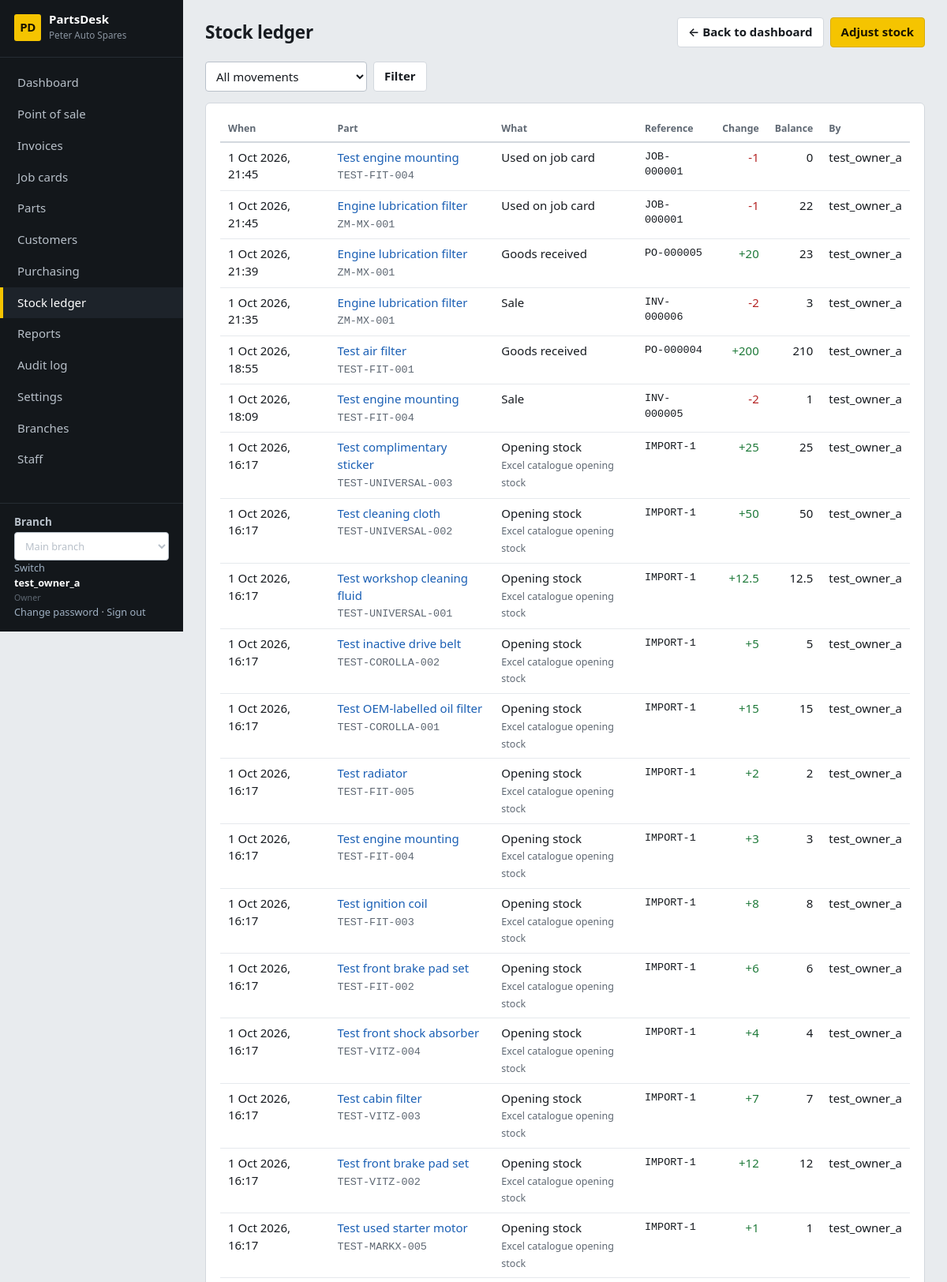
/stock/ledger/ (signed in, upper part), run on the app's committed database.
### core/models.py (models this page shows, shortened)
class ShopSettings(TrackedModel):
    tenant = models.OneToOneField(Tenant, on_delete=models.CASCADE, related_name="settings")
    shop_name = models.CharField(max_length=120, default="My Spare Parts Shop")
    address = models.TextField(blank=True)
    phone = models.CharField(max_length=60, blank=True)
    email = models.EmailField(blank=True)
    tax_id = models.CharField("Tax / TPIN number", max_length=60, blank=True)
    currency_symbol = models.CharField(max_length=8, default="$")
    tax_name = models.CharField(max_length=20, default="VAT")
    tax_rate = models.DecimalField("Tax rate %", max_digits=5, decimal_places=2, default=Decimal("0"))
    prices_include_tax = models.BooleanField(default=True, help_text="Untick if prices are entered before tax.")
    counter_max_discount = models.DecimalField(
        "Max discount % for counter staff", max_digits=5, decimal_places=2, default=Decimal("10"),
        help_text="Managers and the owner can exceed this.")
    default_labour_rate = models.DecimalField("Default labour rate per hour", max_digits=10, decimal_places=2, default=Decimal("0"))
    invoice_footer = models.CharField(max_length=200, blank=True, default="Thank you for your business.")
    class Meta:
        verbose_name_plural = "shop settings"
    @classmethod
    def get(cls, tenant):
        obj, _ = cls.objects.get_or_create(tenant=tenant)
        return obj

class User(AbstractUser):
    class Role(models.TextChoices):
        OWNER = "owner", "Owner"
        MANAGER = "manager", "Manager"
        COUNTER = "counter", "Counter sales"
        MECHANIC = "mechanic", "Mechanic"
        STOREKEEPER = "storekeeper", "Storekeeper"
    role = models.CharField(max_length=20, choices=Role.choices, default=Role.COUNTER)
    tenant = models.ForeignKey(Tenant, null=True, blank=True, on_delete=models.PROTECT, related_name="users")
    branches = models.ManyToManyField(Branch, blank=True, related_name="staff")
    @property
    def display_name(self):
        return self.get_full_name() or self.username

### stock/models.py (models this page shows)
class StockMovement(TrackedModel):
    class Reason(models.TextChoices):
        OPENING = "opening", "Opening stock"
        RECEIPT = "receipt", "Goods received"
        SALE = "sale", "Sale"
        RETURN_IN = "return_in", "Customer return"
        JOB_USE = "job_use", "Used on job card"
        JOB_RETURN = "job_return", "Returned from job card"
        ADJUSTMENT = "adjustment", "Stock adjustment"
    part = models.ForeignKey(Part, on_delete=models.PROTECT, related_name="movements")
    branch = models.ForeignKey(Branch, on_delete=models.PROTECT)
    quantity = models.DecimalField(max_digits=12, decimal_places=2, help_text="Signed: negative = stock out")
    quantity_after = models.DecimalField(max_digits=12, decimal_places=2)
    reason = models.CharField(max_length=20, choices=Reason.choices)
    reference = models.CharField(max_length=40, blank=True)
    unit_cost = models.DecimalField(max_digits=12, decimal_places=2, null=True, blank=True)
    note = models.CharField(max_length=200, blank=True)
    user = models.ForeignKey(settings.AUTH_USER_MODEL, null=True, blank=True, on_delete=models.SET_NULL)
    created_at = models.DateTimeField(default=timezone.now, db_index=True)
    class Meta:
        ordering = ["-created_at", "-id"]

### catalog/models.py (models this page shows, shortened)
class Part(TrackedModel):
    class Condition(models.TextChoices):
        NEW = "new", "New"
        USED = "used", "Used"
        REFURBISHED = "refurbished", "Refurbished"
    class PartType(models.TextChoices):
        OEM = "oem", "Genuine (OEM)"
        AFTERMARKET = "aftermarket", "Aftermarket"
    tenant = models.ForeignKey(Tenant, on_delete=models.PROTECT)
    sku = models.CharField("Part code (SKU)", max_length=40)
    barcode = models.CharField(max_length=64, blank=True, null=True)
    name = models.CharField(max_length=160)
    description = models.TextField(blank=True)
    category = models.ForeignKey(Category, null=True, blank=True, on_delete=models.SET_NULL)
    brand = models.CharField(max_length=60, blank=True)
    part_type = models.CharField(max_length=20, choices=PartType.choices, default=PartType.AFTERMARKET)
    condition = models.CharField(max_length=20, choices=Condition.choices, default=Condition.NEW)
    oem_number = models.CharField("OEM part number", max_length=60, blank=True, db_index=True)
    unit = models.CharField(max_length=20, default="each", help_text="each, set, pair, litre…")
    cost_price = models.DecimalField(max_digits=12, decimal_places=2, default=Decimal("0"))
    sell_price = models.DecimalField("Retail price", max_digits=12, decimal_places=2, default=Decimal("0"))
    trade_price = models.DecimalField("Trade price", max_digits=12, decimal_places=2, null=True, blank=True,
                                      help_text="Used for trade customers (garages, mechanics). Optional.")
    preferred_supplier = models.ForeignKey(Supplier, null=True, blank=True, on_delete=models.SET_NULL)
    fits = models.ManyToManyField(Vehicle, blank=True, related_name="parts")
    is_universal = models.BooleanField(default=False, help_text="Fits any vehicle (oil, bulbs, wipers…)")
    is_active = models.BooleanField(default=True)
    created_at = models.DateTimeField(auto_now_add=True)
    updated_at = models.DateTimeField(auto_now=True)
    class Meta:
        ordering = ["name"]
        constraints = [
            models.UniqueConstraint(fields=["tenant", "sku"], name="part_tenant_sku"),
            models.UniqueConstraint(fields=["tenant", "barcode"], name="part_tenant_barcode"),
        ]
    def get_absolute_url(self):
        return reverse("part_detail", args=[self.pk])

### stock/views.py (the view)
# urls.py: path("ledger/", views.MovementList.as_view(), name="movement_list"),
class MovementList(RoleRequiredMixin, ListView):
    allowed_roles = STOCK
    template_name = "stock/movement_list.html"
    context_object_name = "movements"
    paginate_by = 40
    def get_queryset(self):
        qs = StockMovement.objects.filter(branch=self.request.branch).select_related("part", "user")
        g = self.request.GET
        if optional_id(g.get("part")):
            qs = qs.filter(part_id=optional_id(g["part"]))
        if g.get("reason") in StockMovement.Reason.values:
            qs = qs.filter(reason=g["reason"])
        return qs
    def get_context_data(self, **kw):
        ctx = super().get_context_data(**kw)
        part = Part.objects.filter(pk=optional_id(self.request.GET.get("part")), tenant=self.request.tenant).first()
        ctx.update(page_title="Stock ledger", reasons=StockMovement.Reason.choices, part=part,
                   g=self.request.GET)
        return ctx

### core/audit.py (called while the page is built)
@contextmanager
def audit_context(**values):
    token = _current.set(dict(_current.get(), **values))
    try:
        yield
    finally:
        _current.reset(token)

def metadata(request):
    try:
        address = str(ip_address(request.META.get('REMOTE_ADDR', '')))
    except ValueError:
        address = None
    match = request.resolver_match
    return dict(request_id=request.audit_request_id, ip_address=address,
                route=(match.view_name if match else 'unmatched')[:100], method=request.method[:10])

### core/context.py (called while the page is built)
def shop(request):
    if not request.user.is_authenticated:
        return {}
    if request.branch is None:
        return {"shop": None, "nav": [], "branches": [], "active_branch": None}
    items = []
    for label, name, roles in NAV:
        if roles is None or request.user.role in roles:
            url = reverse(name)
            active = request.path == url if url == "/" else request.path.startswith(url)
            items.append({"label": label, "url": url, "active": active})
    return {"shop": ShopSettings.get(request.tenant), "nav": items,
            "branches": allowed_branches(request.user), "active_branch": request.branch}

### core/models.py (called while the page is built)
    def save(self, *args, **kwargs):
        if not self._state.adding:
            raise ValueError("Audit records cannot be edited.")
        return super().save(*args, **kwargs)

### core/navigation.py (called while the page is built)
def page_back_link(request):
    if request is None or not request.user.is_authenticated:
        return None
    match = request.resolver_match
    name = match.url_name if match else None
    if name == 'dashboard':
        return None
    kwargs = {}
    if name == 'vehicle_create':
        if 'pk' in match.kwargs:
            target, label = 'customer_detail', 'Back to customer'
            kwargs = {'pk': match.kwargs['pk']}
        else:
            target, label = 'vehicle_list', 'Back to vehicles'
    elif name in RECORD_PARENTS:
        target, label = RECORD_PARENTS[name]
        kwargs = {'pk': match.kwargs['pk']}
    else:
        target, label = PARENTS.get(name, ('dashboard', 'Back to dashboard'))
    return {'url': reverse(target, kwargs=kwargs), 'label': label}

### core/permissions.py (called while the page is built)
    def test_func(self):
        user = self.request.user
        return user.is_authenticated and self.request.branch is not None and (
            self.allowed_roles is None or user.role in self.allowed_roles
        )

### core/templatetags/ui.py (called while the page is built)
@register.filter
def qty(value):
    return qty_str(value) if value is not None else ""

### templates/stock/movement_list.html
{% extends "base.html" %}{% load ui %}
{% block actions %}<a class="btn primary" href="{% url 'stock_adjust' %}">Adjust stock</a>{% endblock %}
{% block content %}
<form class="filters" method="get">{% if part %}<input type="hidden" name="part" value="{{ part.pk }}"><span class="badge b-info">{{ part.sku }} – {{ part.name }} <a href="{% url 'movement_list' %}">✕</a></span>{% endif %}
  <select name="reason"><option value="">All movements</option>{% for v, l in reasons %}<option value="{{ v }}" {% if g.reason == v %}selected{% endif %}>{{ l }}</option>{% endfor %}</select><button class="btn">Filter</button></form>
<section class="card"><div class="tablewrap"><table><thead><tr><th>When</th><th>Part</th><th>What</th><th>Reference</th><th class="num">Change</th><th class="num">Balance</th><th>By</th></tr></thead><tbody>
{% for m in movements %}<tr><td>{{ m.created_at|date:"j M Y, H:i" }}</td><td><a href="{{ m.part.get_absolute_url }}">{{ m.part.name }}</a><br><small class="mono">{{ m.part.sku }}</small></td><td>{{ m.get_reason_display }}<br><small>{{ m.note }}</small></td><td class="mono">{{ m.reference }}</td>
<td class="num {% if m.quantity < 0 %}stockout{% else %}stockok{% endif %}">{% if m.quantity > 0 %}+{% endif %}{{ m.quantity|qty }}</td><td class="num">{{ m.quantity_after|qty }}</td><td>{{ m.user.display_name|default:"—" }}</td></tr>
{% empty %}<tr><td colspan="7" class="empty">No stock movements match.</td></tr>{% endfor %}</tbody></table></div>{% include "partials/pagination.html" %}</section>{% endblock %}

### templates/base.html (shortened to what this page needs)
{% load static ui %}<!doctype html>
<html lang="en">
<head>
<link rel="stylesheet" href="{% static 'css/app.css' %}">
</head>
<body data-print-log-url="{% url 'log_print_request' %}" {% if auto_print %}data-autoprint="1"{% endif %}>
<div class="app">
  <aside class="side no-print">
    <div class="brand"><span class="brand-mark">PD</span><div><strong>PartsDesk</strong><small>{{ shop.shop_name }}</small></div></div>
    <nav>{% for item in nav %}<a href="{{ item.url }}" class="{% if item.active %}on{% endif %}">{{ item.label }}</a>{% endfor %}</nav>
    <div class="who">
      {% if branches %}<form method="post" action="{% url 'switch_branch' %}">{% csrf_token %}
      <label for="branch-select">Branch</label><select id="branch-select" name="branch_id" onchange="this.form.submit()">
      {% for b in branches %}<option value="{{ b.pk }}" {% if b.pk == active_branch.pk %}selected{% endif %}>{{ b.name }}</option>{% endfor %}
      </select><button type="submit">Switch</button></form>{% endif %}
      <strong>{{ user.display_name }}</strong><small>{{ user.get_role_display }}</small><br>
      <a href="{% url 'password_change' %}">Change password</a> ·
      <form method="post" action="{% url 'logout' %}">{% csrf_token %}<button type="submit">Sign out</button></form>
    </div>
  </aside>
  <main class="main">
    <header class="top"><h1>{% block page_heading %}{{ page_title }}{% endblock %}</h1><div class="actions">{% page_back_link as back %}{% if back %}<a class="btn no-print" href="{{ back.url }}" aria-label="{{ back.label }}">&larr; {{ back.label }}</a>{% endif %}{% block actions %}{% endblock %}</div></header>
    {% block content %}{% endblock %}
  </main>
</div>
</body>
</html>

### static/css/app.css (style rules this page uses)
:root { --bg:#e8ebee; --panel:#fff; --ink:#171b20; --muted:#5f6873; --line:#d3d8de; --line-soft:#e6e9ed; --side:#13171b; --side-ink:#b8c0c9; --hi:#f5c400; --hi-ink:#1a1400; --ok:#1f7a3a; --warn:#a15c00; --bad:#b42323; --info:#1a5fb4; --mono:ui-monospace,SFMono-Regular,Menlo,Consolas,"Liberation Mono",monospace; }
* { box-sizing:border-box }
html { font-size:15px }
body { margin:0;background:var(--bg);color:var(--ink);font-family:"Segoe UI",system-ui,-apple-system,Roboto,"Helvetica Neue",Arial,sans-serif;line-height:1.45 }
a { color:var(--info);text-decoration:none }
h1,h2,h3 { margin:0;line-height:1.2 }
small,.muted { color:var(--muted) }
.num { text-align:right;font-variant-numeric:tabular-nums }
.mono { font-family:var(--mono);font-size:.9em }
.app { display:grid;grid-template-columns:232px 1fr;min-height:100vh }
.side { background:var(--side);color:var(--side-ink);display:flex;flex-direction:column;padding:16px 0;position:sticky;top:0;height:100vh }
.brand { display:flex;gap:10px;align-items:center;padding:0 18px 18px;border-bottom:1px solid #262c33 }
.brand-mark { background:var(--hi);color:var(--hi-ink);font-weight:800;border-radius:3px;width:34px;height:34px;display:grid;place-items:center;letter-spacing:-.5px }
.brand strong { color:#fff;display:block;line-height:1.1 }
.brand small { color:#8a94a0;font-size:.78rem }
.side nav { display:flex;flex-direction:column;padding:12px 0;flex:1;overflow:auto }
.side nav a { color:var(--side-ink);padding:9px 18px;border-left:4px solid transparent;font-weight:500 }
.side nav a.on { border-left-color:var(--hi);background:#1d232a;color:#fff }
.who { padding:14px 18px 0;border-top:1px solid #262c33;font-size:.85rem }
.who strong { color:#fff;display:block }
.who a,.who button { color:#9fb0c2;background:none;border:0;padding:0;font:inherit;cursor:pointer }
.who form { display:inline }
.main { padding:22px 28px 40px;min-width:0 }
.top { display:flex;justify-content:space-between;align-items:center;gap:16px;margin-bottom:18px;flex-wrap:wrap }
.top h1 { font-size:1.5rem;letter-spacing:-.01em }
.actions { display:flex;gap:8px;flex-wrap:wrap }
.card { background:var(--panel);border:1px solid var(--line);border-radius:6px;padding:16px 18px;margin-bottom:16px }
.btn,button.btn { display:inline-flex;align-items:center;gap:6px;padding:7px 13px;border:1px solid var(--line);border-radius:4px;background:#fff;color:var(--ink);font:inherit;font-weight:600;cursor:pointer;text-decoration:none }
.btn.primary { background:var(--hi);border-color:#d9ac00;color:var(--hi-ink) }
input,select,textarea { font:inherit;color:inherit;padding:7px 9px;border:1px solid #b9c1ca;border-radius:4px;background:#fff;width:100%;min-width:0 }
label { font-weight:600;font-size:.9rem;display:block;margin-bottom:3px }
.filters { display:flex;gap:8px;flex-wrap:wrap;margin-bottom:14px }
.filters>* { width:auto;flex:0 1 auto }
table { width:100%;border-collapse:collapse }
th { text-align:left;font-size:.82rem;color:var(--muted);font-weight:600;padding:7px 10px;border-bottom:2px solid var(--line);white-space:nowrap }
td { padding:8px 10px;border-bottom:1px solid var(--line-soft);vertical-align:top }
th.num,td.num { text-align:right }
.tablewrap { overflow-x:auto }
.stockok { color:var(--ok) }
.stockout { color:var(--bad) }

### data on the page
ShopSettings: shop_name "Peter Auto Spares"
User: display_name "test_owner_a", role "Owner"
StockMovement: created_at "1 Oct 2026, 21:45", part.name "Test engine mounting", part.sku "TEST-FIT-004", reason "Used on job card", reference "JOB-000001", quantity|qty "-1", quantity_after|qty "0", user.display_name "test_owner_a"
StockMovement: created_at "1 Oct 2026, 21:45", part.name "Engine lubrication filter", part.sku "ZM-MX-001", reason "Used on job card", reference "JOB-000001", quantity|qty "-1", quantity_after|qty "22", user.display_name "test_owner_a"
StockMovement: created_at "1 Oct 2026, 21:39", part.name "Engine lubrication filter", part.sku "ZM-MX-001", reason "Goods received", reference "PO-000005", quantity|qty "20", quantity_after|qty "23", user.display_name "test_owner_a"
StockMovement: created_at "1 Oct 2026, 21:35", part.name "Engine lubrication filter", part.sku "ZM-MX-001", reason "Sale", reference "INV-000006", quantity|qty "-2", quantity_after|qty "3", user.display_name "test_owner_a"
StockMovement: created_at "1 Oct 2026, 18:55", part.name "Test air filter", part.sku "TEST-FIT-001", reason "Goods received", reference "PO-000004", quantity|qty "200", quantity_after|qty "210", user.display_name "test_owner_a"
StockMovement: created_at "1 Oct 2026, 18:09", part.name "Test engine mounting", part.sku "TEST-FIT-004", reason "Sale", reference "INV-000005", quantity|qty "-2", quantity_after|qty "1", user.display_name "test_owner_a"
StockMovement: created_at "1 Oct 2026, 16:17", part.name "Test complimentary sticker", part.sku "TEST-UNIVERSAL-003", reason "Opening stock", note "Excel catalogue opening stock", reference "IMPORT-1", quantity|qty "25", quantity_after|qty "25", user.display_name "test_owner_a"
StockMovement: created_at "1 Oct 2026, 16:17", part.name "Test cleaning cloth", part.sku "TEST-UNIVERSAL-002", reason "Opening stock", note "Excel catalogue opening stock", reference "IMPORT-1", quantity|qty "50", quantity_after|qty "50", user.display_name "test_owner_a"
StockMovement: created_at "1 Oct 2026, 16:17", part.name "Test workshop cleaning fluid", part.sku "TEST-UNIVERSAL-001", reason "Opening stock", note "Excel catalogue opening stock", reference "IMPORT-1", quantity|qty "12.5", quantity_after|qty "12.5", user.display_name "test_owner_a"
StockMovement: created_at "1 Oct 2026, 16:17", part.name "Test inactive drive belt", part.sku "TEST-COROLLA-002", reason "Opening stock", note "Excel catalogue opening stock", reference "IMPORT-1", quantity|qty "5", quantity_after|qty "5", user.display_name "test_owner_a"
StockMovement: created_at "1 Oct 2026, 16:17", part.name "Test OEM-labelled oil filter", part.sku "TEST-COROLLA-001", reason "Opening stock", note "Excel catalogue opening stock", reference "IMPORT-1", quantity|qty "15", quantity_after|qty "15", user.display_name "test_owner_a"
StockMovement: created_at "1 Oct 2026, 16:17", part.name "Test radiator", part.sku "TEST-FIT-005", reason "Opening stock", note "Excel catalogue opening stock", reference "IMPORT-1", quantity|qty "2", quantity_after|qty "2", user.display_name "test_owner_a"
StockMovement: created_at "1 Oct 2026, 16:17", part.name "Test engine mounting", part.sku "TEST-FIT-004", reason "Opening stock", note "Excel catalogue opening stock", reference "IMPORT-1", quantity|qty "3", quantity_after|qty "3", user.display_name "test_owner_a"
StockMovement: created_at "1 Oct 2026, 16:17", part.name "Test ignition coil", part.sku "TEST-FIT-003", reason "Opening stock", note "Excel catalogue opening stock", reference "IMPORT-1", quantity|qty "8", quantity_after|qty "8", user.display_name "test_owner_a"
StockMovement: created_at "1 Oct 2026, 16:17", part.name "Test front brake pad set", part.sku "TEST-FIT-002", reason "Opening stock", note "Excel catalogue opening stock", reference "IMPORT-1", quantity|qty "6", quantity_after|qty "6", user.display_name "test_owner_a"
StockMovement: created_at "1 Oct 2026, 16:17", part.name "Test front shock absorber", part.sku "TEST-VITZ-004", reason "Opening stock", note "Excel catalogue opening stock", reference "IMPORT-1", quantity|qty "4", quantity_after|qty "4", user.display_name "test_owner_a"
StockMovement: created_at "1 Oct 2026, 16:17", part.name "Test cabin filter", part.sku "TEST-VITZ-003", reason "Opening stock", note "Excel catalogue opening stock", reference "IMPORT-1", quantity|qty "7", quantity_after|qty "7", user.display_name "test_owner_a"
StockMovement: created_at "1 Oct 2026, 16:17", part.name "Test front brake pad set", part.sku "TEST-VITZ-002", reason "Opening stock", note "Excel catalogue opening stock", reference "IMPORT-1", quantity|qty "12", quantity_after|qty "12", user.display_name "test_owner_a"
StockMovement: created_at "1 Oct 2026, 16:17", part.name "Test used starter motor", part.sku "TEST-MARKX-005", reason "Opening stock", note "Excel catalogue opening stock", reference "IMPORT-1", quantity|qty "1", quantity_after|qty "1", user.display_name "test_owner_a"

### other printed values
{{ item.label }} "Dashboard" "Point of sale" "Invoices" "Job cards" "Parts" "Customers" "Purchasing" "Stock ledger" "Reports" "Audit log" "Settings" "Branches" "Staff"
{{ page_title }} "Stock ledger"
{{ back.label }} "Back to dashboard"
form field branch_id "Main branch"
